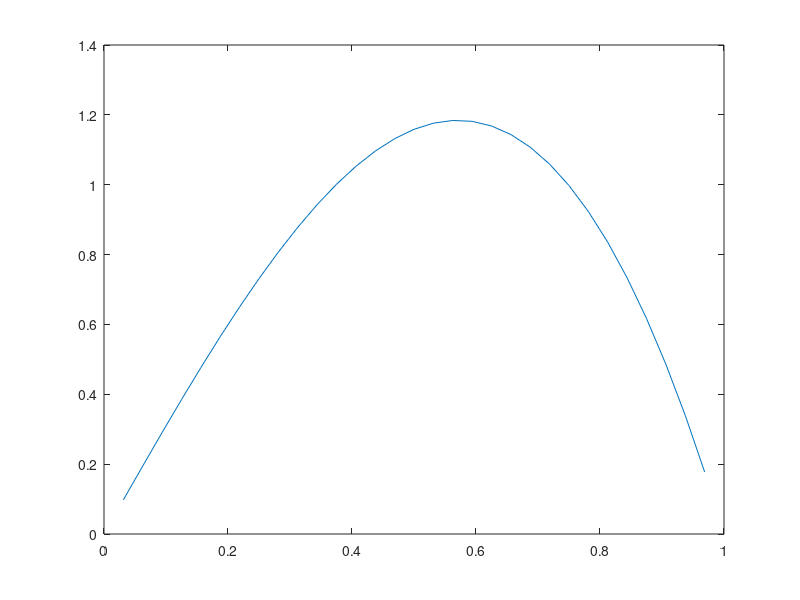

Write the MATLAB code that produced this figure.
clear all;
method=1;
l=5;num_relax=3;
N=2^l-1;
M=2^(l-1)-1;
h=1/(N+1);
L=(diag(ones(N-1,1),1)+diag(-2*ones(N,1))+diag(ones(N-1,1),-1))/h^2;
R=zeros(M,N);
for m=1:M
    
  R(m,1+2*(m-1))=1/4;
  R(m,2+2*(m-1))=1/2;
  R(m,3+2*(m-1))=1/4;
   
end

P=2*R';
LE11=R*L*P;
LE12=R*L;
LE21=L*P;
LE22=L;
LE1=cat(2,LE11,LE12);
LE2=cat(2,LE21,LE22);
LE=cat(1,LE1,LE2);
x=h:h:1-h;
Fk=zeros(1,N);
for i=1:N
Fk(i)=-2*pi^2*sin(x(i));
end
Fk=Fk';
FE1=R*Fk;
FE=cat(1,FE1,Fk);
res=1;
iter=0;
w1=zeros(M,1);
w2=zeros(N,1);
I=eye(N);
SE=cat(2,P,I);
if method==1
tic;
num_while=0;
while(res>1e-8)


    
for i=1:N
    sum_1=0;sum_2=0;
    if i>1
    for j=1:i-1
        sum_1=sum_1+L(i,j)*w2(j);
    end
    end
    if i<N
    for j=i+1:N
        sum_2=sum_2+L(i,j)*w2(j);
    end
    end
    
    w2(i)=(Fk(i)-sum_1-sum_2)/L(i,i);
    
end
iter=iter+1;
r=Fk-L*w2;
res=norm(r)/sqrt(N);
num_while=num_while+1;
end
num_while
iter 
t=toc
plot(x,w2)

else
    tic;
while(res>1e-8)

% for k=1:num_relax
    
for i=1:N
    sum1=0;sum2=0;
    if i>1
    for j=1:i-1
        sum1=sum1+L(i,j)*w2(j);
    end
    end
    if i<N
    for j=i+1:N
        sum2=sum2+L(i,j)*w2(j);
    end
    end
    r1=Fk(i)-LE21*w1;
    w2(i)=(r1(i)-sum1-sum2)/L(i,i);
    iter=iter+1;
end

%  end
%  for l=1:2*num_relax
for i=1:M
    sum3=0;sum4=0;
    if i>1
    for j=1:i-1
        sum3=sum3+LE11(i,j)*w1(j);
    end
    end
    if i<M
    for j=i+1:M
        sum4=sum4+LE11(i,j)*w1(j);
    end
    end
    r2=FE1(i)-LE12*w2(i);
    w1(i)=(r2(i)-sum3-sum4)/LE11(i,i);
    iter=iter+1;
end

%  end
w=cat(1,w1,w2);
u=SE*w;
r=Fk-L*u;
res=norm(r)/sqrt(N);

end
iter
t=toc
plot(x,u)
end







